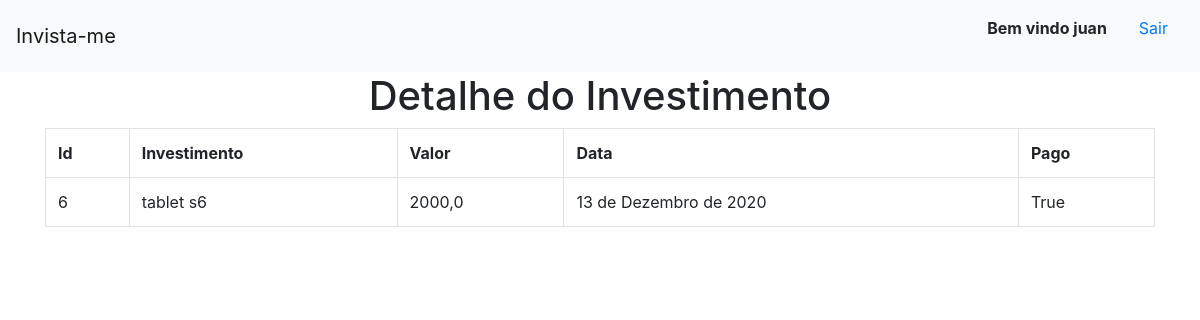
The app's page //6 (signed in) with its own data.
### invista_me/models.py (models this page shows)
class Investimento(models.Model):
    investimento = models.TextField(max_length=255)
    valor = models.FloatField()
    pago = models.BooleanField(default=False )
    data = models.DateField()

### invista_me/views.py (the view)
# urls.py: path('/<int:id_investimento>',views.detalhe,name='detalhe'),
def detalhe(request, id_investimento):
    dados = {
        'dados': Investimento.objects.get(pk=id_investimento)
    }
    return render(request,'investimentos/detalhe.html',dados)

### invista_me/templates/investimentos/detalhe.html
{% extends 'investimentos/base.html' %}
{% block conteudo %}
<h1 style='text-align: center;'>Detalhe do Investimento</h1>
<div class="container">
    <table class='table table-hover table-bordered'>
        <tr>
            <th>Id</th>
            <th>Investimento</th>
            <th>Valor</th>
            <th>Data</th>
            <th>Pago</th>
        </tr>
        <tr>
            <td>{{dados.id}}</td>
            <td>{{dados.investimento}}</td>
            <td>{{dados.valor}}</td>
            <td>{{dados.data}}</td>
            <td>{{dados.pago}}</td>
        </tr>
    </table>
</div>
{% endblock %}

### invista_me/templates/investimentos/base.html (shortened to what this page needs)
<!doctype html>
<html lang="en">
  <head>
    <link rel="stylesheet" href="https://cdn.jsdelivr.net/npm/bootstrap@4.6.2/dist/css/bootstrap.min.css">
  </head>
  <body>
<nav class="navbar navbar-light bg-light">
    <a class="navbar-brand" href="{% url 'meus_investimentos' %}">Invista-me</a>
    <ul style="list-style:none ;">
      {% if user.is_authenticated %}
      <li style="float:left ;">
        <strong class="nav-item nav-link">Bem vindo {{user.get_username}}</strong>
      </li>
      <li style="float:left;">
        <a href="{% url 'logout' %}" class="nav-item nav-link">Sair</a>
      </li>
      {% endif %}
    </ul>
  </nav>
{% block conteudo %}
{% endblock %}
  </body>
</html>

### records on screen
Investimento: id "6", investimento "tablet s6", valor "2000,0", data "13 de Dezembro de 2020", pago "True"

### other values on screen
{{ user.get_username }} "juan"
